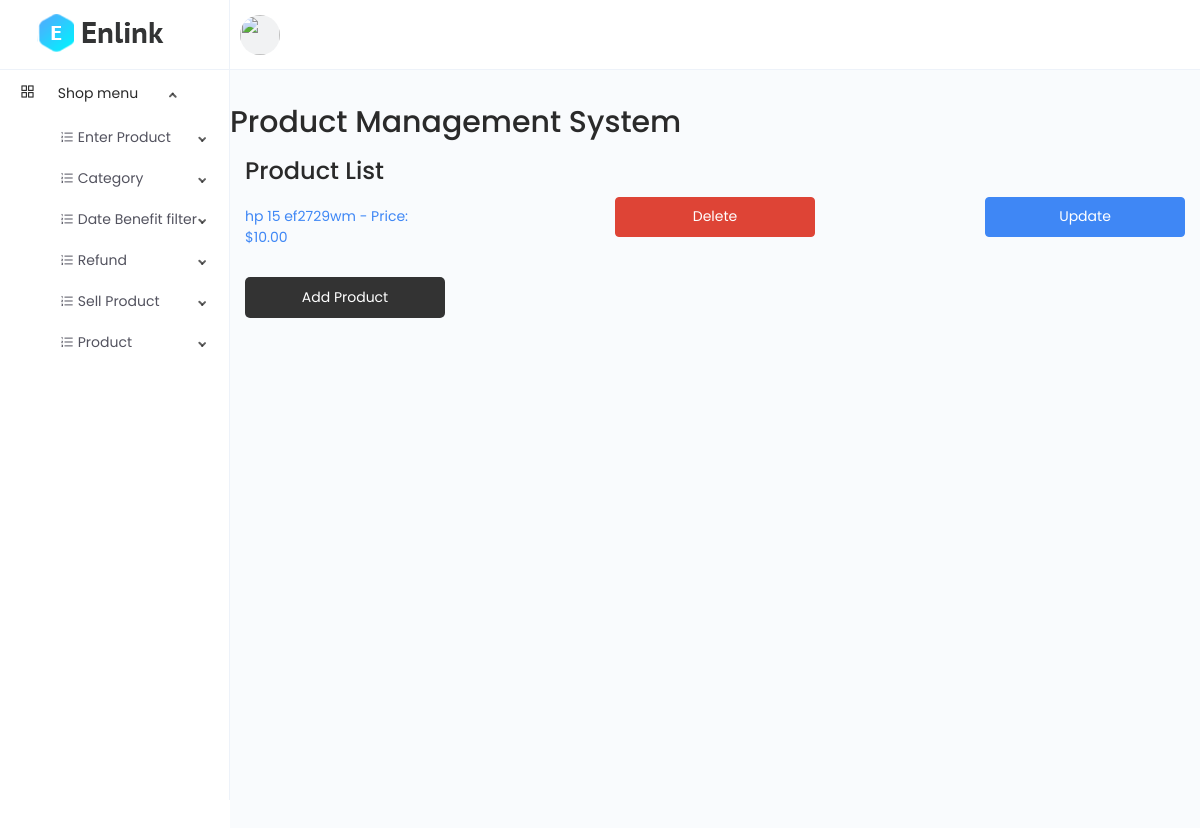
/product/list/ (signed in), run on an earlier commit of the app's database.
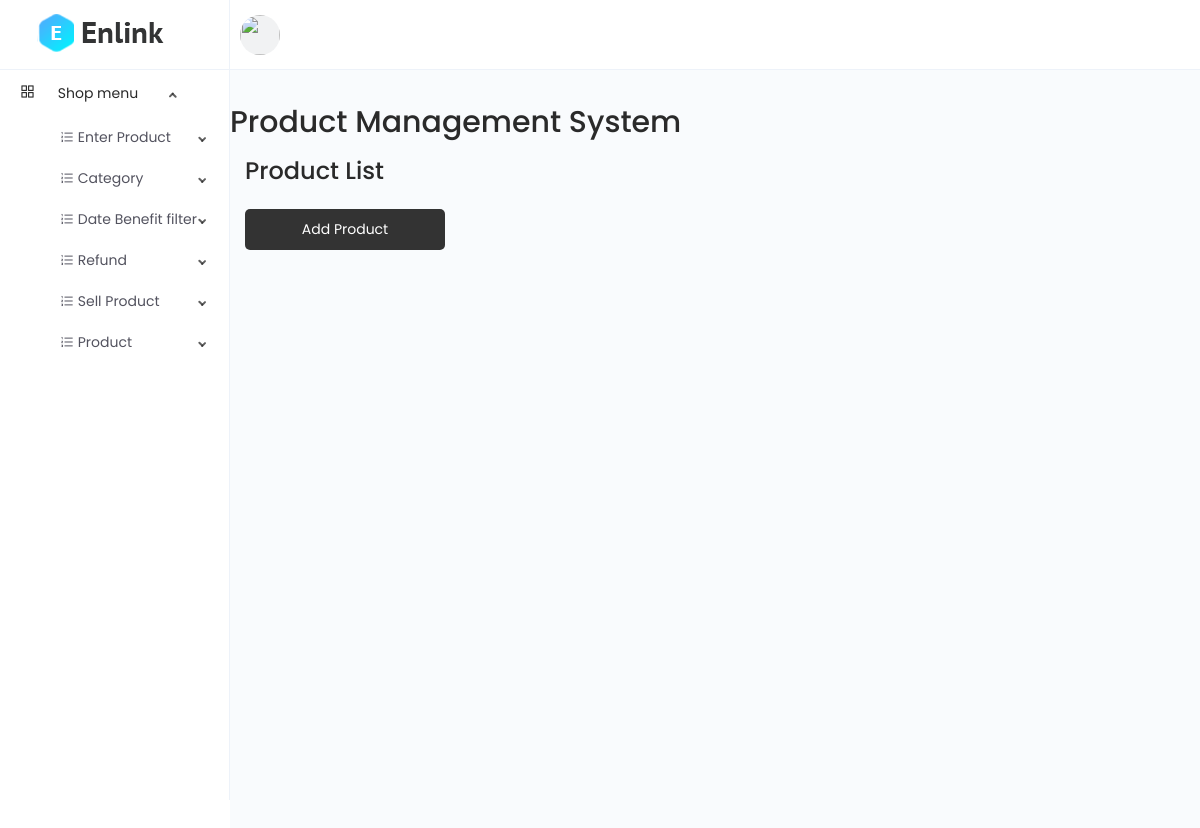
And on a later commit of the database.
### main/models.py (models this page shows, shortened)
class CodeGenerate(models.Model):
    code = models.CharField(max_length=255, blank=True, unique=True)
    class Meta:
        abstract = True

class Product(CodeGenerate):
    category = models.ForeignKey(Category, on_delete=models.CASCADE)
    name = models.CharField(max_length=255)
    price = models.DecimalField(decimal_places=2, max_digits=15)
    discount_price = models.DecimalField(decimal_places=2, max_digits=10, blank=True, null=True)
    banner_img = models.ImageField(upload_to='media/banner-img/')
    quantity = models.IntegerField()
    qr_code = models.ImageField(blank=True, upload_to="media/qr")

### main/views.py (the view)
# urls.py: path('product/list/', views.product_list, name='product_list'),
@login_required(login_url="login")
def product_list(request):
    products = models.Product.objects.all()
    return render(request, 'product/list.html', {'products': products})

### templates/product/list.html (shortened to what this page needs)
{% extends 'base.html' %}
{% block content %}
<header>
    <h1>Product Management System</h1>
</header>
<div class="container">
    <h2>Product List</h2>
    <ul>
        {% for product in products %}
            <div class="product-info">
                <a href="{% url 'product_detail' product.code %}"><span>{{ product.name }} - Price: ${{ product.price }}</span></a>
                <div class="product-actions">
                    <a class="btn btn-danger" href="{% url 'delete_product' product.code %}" class="delete-link">Delete</a>
                </div>
                <div class="product-actions">
                    <a class="btn btn-primary" href="{% url 'update_product' product.code %}">Update</a>
                </div>
            </div>
        {% endfor %}
    </ul>
    <a href="{% url 'create_product' %}" class="add-link">Add Product</a>
</div>
{% endblock %}

What changed in the data, as far as the page shows it:
removed Product: name "hp 15 ef2729wm", price "10.00"
